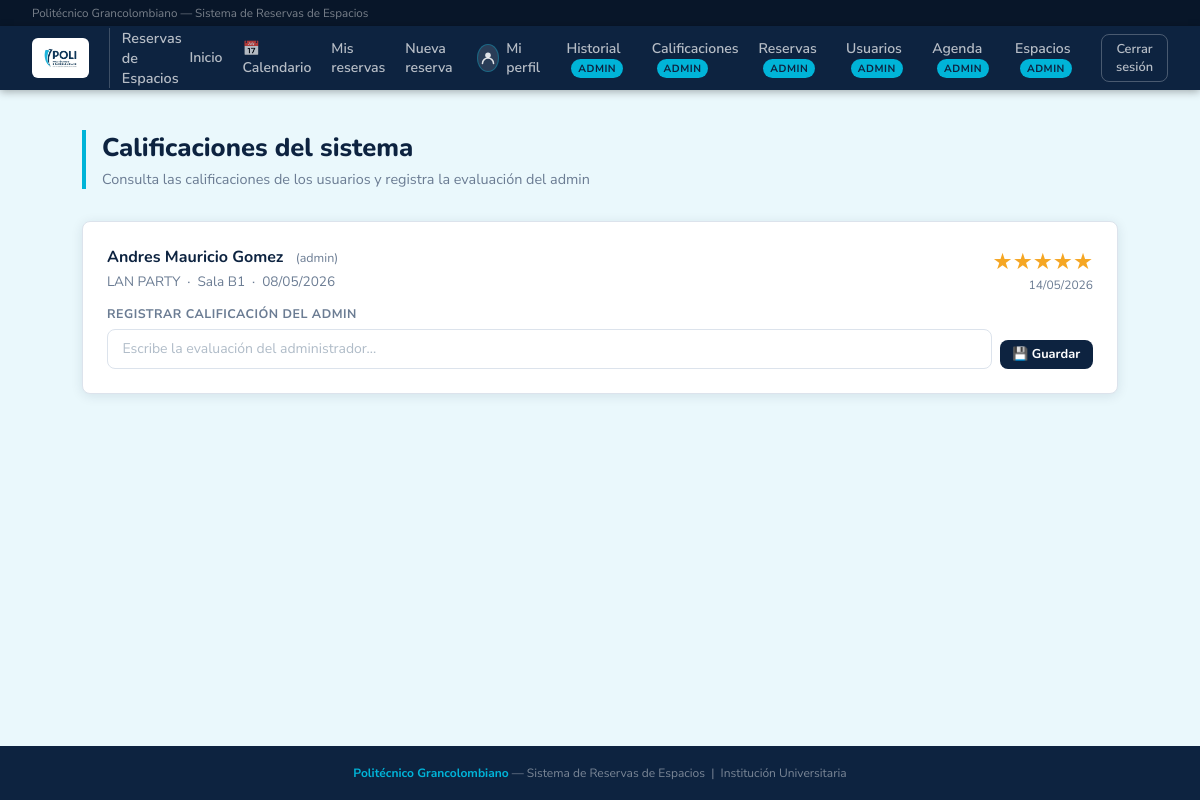
The page /admin/calificaciones (signed in) on the database as committed earlier.
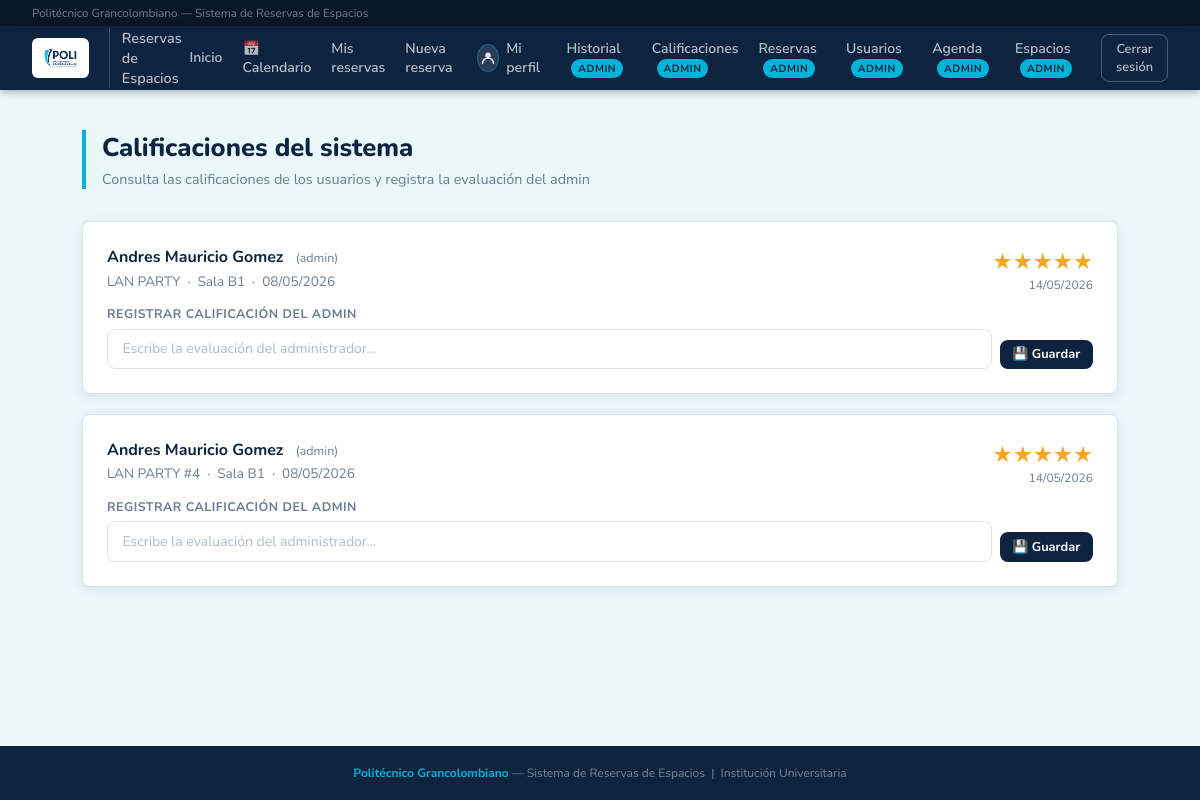
The same page on the database as committed later.
### database.py (models this page shows, shortened)
class Calificacion(Base):
    __tablename__ = "calificacion"
    id         = Column(Integer, primary_key=True, autoincrement=True)
    puntuacion = Column(Integer, nullable=False)   # 1 a 5 estrellas
    comentario = Column(String,  nullable=True)
    fecha      = Column(Date,    nullable=False)
    respuesta_admin = Column(String, nullable=True)
    reserva_id = Column(Integer, ForeignKey("reserva.id"), unique=True, nullable=False)
    reserva    = relationship("Reserva", back_populates="calificacion")

class Usuario(Base):
    __tablename__ = "usuario"
    id         = Column(Integer, primary_key=True, autoincrement=True)
    nombre     = Column(String, nullable=False)
    correo     = Column(String, nullable=False, unique=True)
    contrasena = Column(String, nullable=False)
    rol        = Column(String, nullable=False)  # 'docente' | 'administrativo' | 'externa' | 'admin'
    activo  = Column(Boolean, default=True, nullable=False)   # False = cuenta desactivada
    strikes = Column(Integer, default=0,    nullable=False)   # Reportes asignados por el admin
    cod_docente  = Column(String,  nullable=True)
    departamento = Column(String,  nullable=True)
    dependencia = Column(String, nullable=True)
    empresa  = Column(String, nullable=True)
    telefono = Column(String, nullable=True)
    reservas = relationship("Reserva", back_populates="usuario")
    __mapper_args__ = {
        "polymorphic_on": rol,
        "polymorphic_identity": "usuario",
    }

class Reserva(Base):
    __tablename__ = "reserva"
    id            = Column(Integer, primary_key=True, autoincrement=True)
    cant_personas = Column(Integer, nullable=False)
    tipo_evento   = Column(String,  nullable=False)
    finalidad     = Column(String,  nullable=True)
    indumentaria          = Column(String, nullable=True)
    servicios_adicionales = Column(String, nullable=True)  # RF-11: sonido, video, sillas, etc.
    justificacion_rechazo = Column(String, nullable=True)  # Razón del rechazo (obligatoria al rechazar)
    fecha        = Column(Date,     nullable=False)
    hora_inicio  = Column(Time,     nullable=False)
    hora_fin     = Column(Time,     nullable=False)
    estado       = Column(String,   nullable=False, default="pendiente")
    usuario_id   = Column(Integer, ForeignKey("usuario.id"), nullable=False)
    usuario            = relationship("Usuario",               back_populates="reservas")
    espacios           = relationship("Espacio",               secondary=reserva_espacio, back_populates="reservas")
    calificacion       = relationship("Calificacion",          back_populates="reserva", uselist=False)
    personas_externas  = relationship("PersonaExternaReserva", back_populates="reserva",
                                      cascade="all, delete-orphan")

class Espacio(Base):
    __tablename__ = "espacio"
    id        = Column(Integer, primary_key=True, autoincrement=True)
    nombre    = Column(String,  nullable=False)
    capacidad = Column(Integer, nullable=False)
    costo_externo = Column(Numeric(12, 2), nullable=True)
    reservas  = relationship("Reserva", secondary=reserva_espacio, back_populates="espacios")

### app.py (the view)
@app.route("/admin/calificaciones")
@requiere_login
@requiere_admin
def admin_calificaciones():
    u = usuario_logueado()
    calificaciones = (
        db.query(Calificacion)
        .join(Calificacion.reserva)
        .order_by(Calificacion.fecha.desc())
        .all()
    )
    promedio_global = None
    if calificaciones:
        promedio_global = round(sum(c.puntuacion for c in calificaciones) / len(calificaciones), 1)
    promedios_espacio = {}
    for cal in calificaciones:
        for esp in cal.reserva.espacios:
            if esp.nombre not in promedios_espacio:
                promedios_espacio[esp.nombre] = []
            promedios_espacio[esp.nombre].append(cal.puntuacion)
    promedios_espacio = {
        k: round(sum(v) / len(v), 1)
        for k, v in promedios_espacio.items()
    }
    dist_estrellas = {i: 0 for i in range(1, 6)}
    for cal in calificaciones:
        dist_estrellas[cal.puntuacion] = dist_estrellas.get(cal.puntuacion, 0) + 1
    return render_template(
        "admin_calificaciones.html",
        usuario=u,
        calificaciones=calificaciones,
        promedio_global=promedio_global,
        promedios_espacio=promedios_espacio,
        dist_estrellas=dist_estrellas,
        total_cals=len(calificaciones),
    )

### app.py (called while the page is built)
@app.after_request
def agregar_headers_no_cache(response):
    response.headers["Cache-Control"] = "no-store, no-cache, must-revalidate, max-age=0, post-check=0, pre-check=0"
    response.headers["Pragma"] = "no-cache"
    response.headers["Expires"] = "-1"
    return response

@app.before_request
def limpiar_sesion_al_iniciar():
    if not app.config.get("SESION_LIMPIADA"):
        session.clear()
        app.config["SESION_LIMPIADA"] = True
        _cargar_espacios_predefinidos()

def usuario_logueado():
    uid = session.get("usuario_id")
    if uid:
        return db.get(Usuario, uid)
    return None

def requiere_login(f):
    from functools import wraps
    @wraps(f)
    def wrapper(*args, **kwargs):
        if not usuario_logueado():
            flash("Debes iniciar sesión primero.", "warning")
            return redirect(url_for("login"))
        return f(*args, **kwargs)
    return wrapper

### templates/admin_calificaciones.html (shortened to what this page needs)
{% extends "base.html" %}
{% block content %}
<div class="page-header">
  <h1>Calificaciones del sistema</h1>
  <p>Consulta las calificaciones de los usuarios y registra la evaluación del admin</p>
</div>
{% if calificaciones %}
<div style="display:flex; flex-direction:column; gap:1.25rem;">
  {% for cal in calificaciones %}
  <div class="card">
    <div style="display:flex; justify-content:space-between; align-items:flex-start; flex-wrap:wrap; gap:1rem;">
      <div>
        <div style="font-weight:700; font-size:1rem; font-family:'Nunito',sans-serif; color:var(--navy);">
          {{ cal.reserva.usuario.nombre }}
          <span style="font-size:.78rem; font-weight:400; color:var(--muted); margin-left:.5rem;">({{ cal.reserva.usuario.rol }})</span>
        </div>
        <div style="font-size:.85rem; color:var(--muted); margin-top:.2rem;">
          {{ cal.reserva.tipo_evento }} &nbsp;·&nbsp;
          {% for e in cal.reserva.espacios %}{{ e.nombre }}{% endfor %} &nbsp;·&nbsp;
          {{ cal.reserva.fecha.strftime('%d/%m/%Y') }}
        </div>
      </div>
      <div style="text-align:right;">
        <div style="font-size:1.4rem; color:#f5a623;">
          {% for i in range(cal.puntuacion) %}★{% endfor %}{% for i in range(5 - cal.puntuacion) %}<span style="color:#ddd;">★</span>{% endfor %}
        </div>
        <div style="font-size:.75rem; color:var(--muted);">{{ cal.fecha.strftime('%d/%m/%Y') }}</div>
      </div>
    </div>
    {% if cal.respuesta_admin %}
    <div style="background:#eaf7ee; border-radius:6px; padding:.75rem 1rem; margin-top:.75rem; font-size:.88rem; color:#1a6630; border-left:3px solid var(--success);">
      🛡️ <strong>Respuesta del administrador:</strong> {{ cal.respuesta_admin }}
    </div>
    {% else %}
    <form method="POST" action="{{ url_for('admin_responder_calificacion', cid=cal.id) }}" style="margin-top:.75rem;">
      <div style="display:flex; gap:.5rem; align-items:flex-end;">
        <div style="flex:1;">
          <label style="display:block; font-size:.78rem; color:var(--muted); font-weight:700; text-transform:uppercase; letter-spacing:.04em; margin-bottom:.4rem;">
            Registrar calificación del admin
          </label>
          <input type="text" name="respuesta" required placeholder="Escribe la evaluación del administrador..."
            style="width:100%; background:var(--white); border:1.5px solid var(--border); color:var(--text);
                   padding:.6rem .9rem; border-radius:8px; font-family:inherit; font-size:.875rem;"/>
        </div>
        <button type="submit" class="btn btn-navy btn-sm">💾 Guardar</button>
      </div>
    </form>
    {% endif %}
  </div>
  {% endfor %}
</div>
{% else %}
<div class="card">
  <p style="text-align:center; color:var(--muted); padding:2rem 0;">
    No hay calificaciones registradas aún.
  </p>
</div>
{% endif %}
{% endblock %}

Rows that differ between the two databases and show on the page:
added Calificacion: reserva.usuario.nombre "Andres Mauricio Gomez", reserva.usuario.rol "admin", reserva.tipo_evento "LAN PARTY #4", reserva.fecha "08/05/2026", puntuacion 5 (drawn), fecha "14/05/2026", Espacio (nombre "Sala B1")
